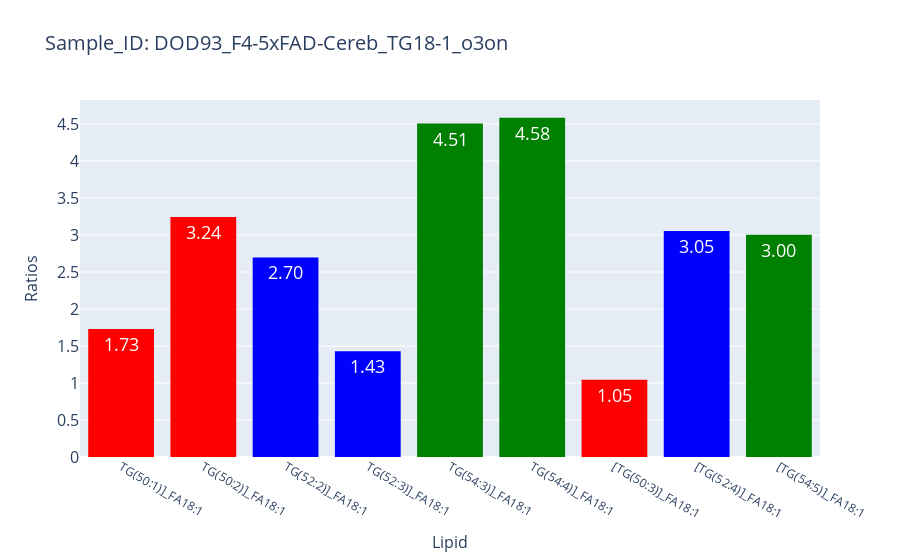
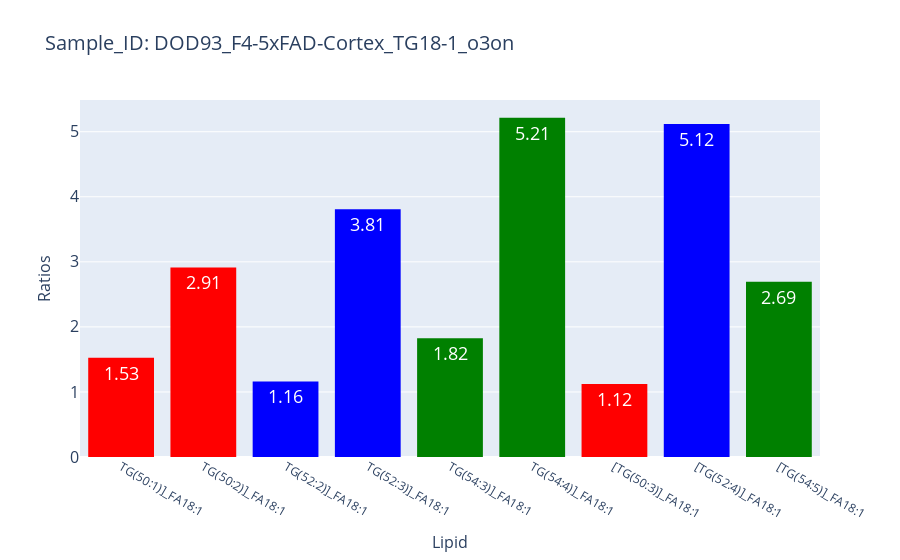
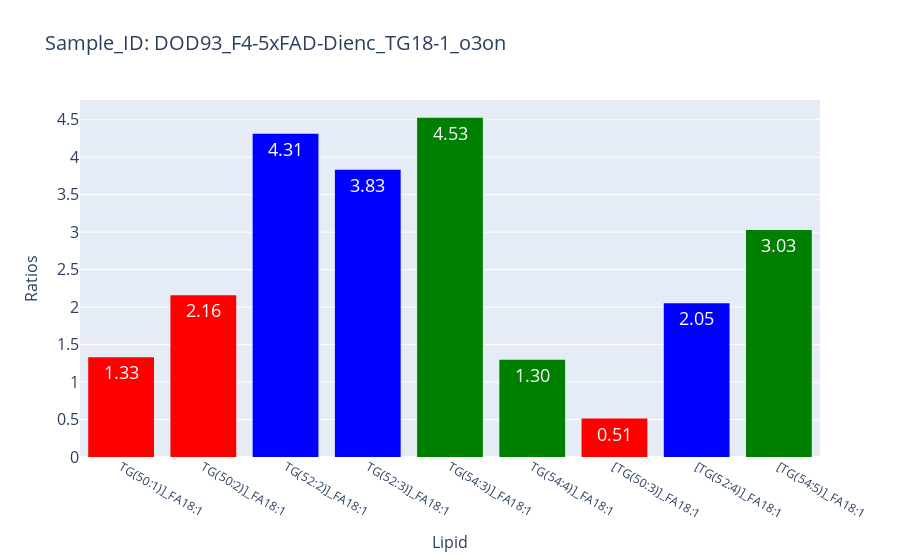
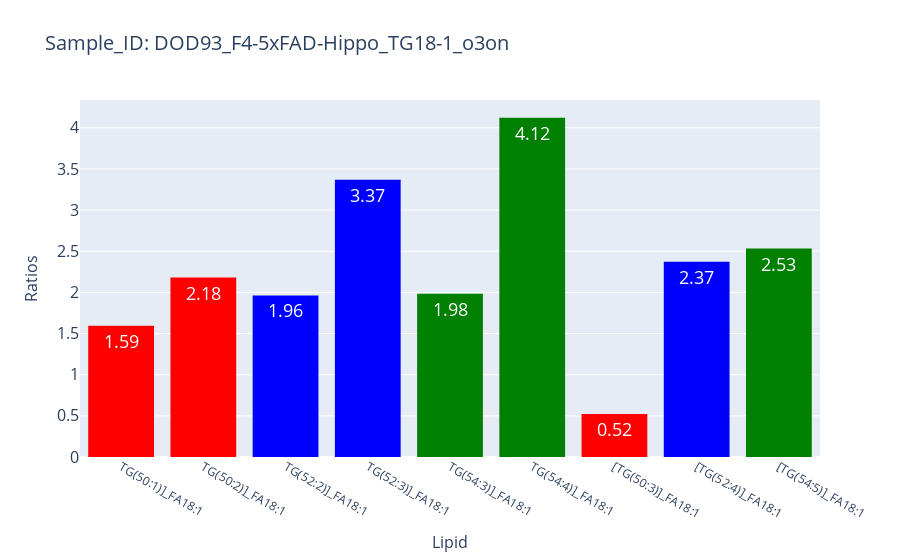

Notebook code cell kept with these figures, in order:
### Markdown cell above
Visualizations

### Code cell
import plotly.express as px
import os

# Create the "Plots" directory if it doesn't exist
os.makedirs("Projects/04_29_23/Plots/filtered_lipids/", exist_ok=True)


# Define color mappings for Lipid patterns
color_mapping = {
    '50': 'red',
    '51': 'brown',
    '52': 'blue',
    '53': 'purple',
    '54': 'green',
}

# Get the unique Sample_IDs
sample_ids = df_matched_4d['Sample_ID'].unique()

# Loop over the unique Sample_IDs
for sample_id in sample_ids:
    
    # Filter the dataframe for the current Sample_ID
    df_sample = df_matched_4d[df_matched_4d['Sample_ID'] == sample_id]
    
    # Assign colors to Lipids based on patterns
    lipid_colors = []
    for lipid in df_sample['Lipid']:
        color = 'gray'  # Default color
        for pattern, pattern_color in color_mapping.items():
            if pattern in lipid:
                color = pattern_color
                break
        lipid_colors.append(color)
    
    # Create the bar plot
    fig = px.bar(df_sample, x='Lipid', y='Ratios', text='Ratios', title=f'Bar Plot for Sample_ID: {sample_id}',
                 color_discrete_map=color_mapping)
    
    # Apply colors to the bars
    fig.update_traces(
        marker_color=lipid_colors,
        texttemplate='%{text:.2f}',
        textposition='auto',
        marker_line_width=0
    )
    
    # Customize the layout
    fig.update_layout(
        uniformtext_minsize=18,
        uniformtext_mode='hide',
        xaxis=dict(
            title='Lipid',
            titlefont=dict(size=16)
        ),
        yaxis=dict(
            title='Ratios',
            titlefont=dict(size=16),
            tickfont=dict(size=16)  # Set the font size of y-axis labels
        ),
        legend=dict(
            title='Lipid Patterns',
            tracegroupgap=50,
            itemsizing='constant'
        ),
        title=dict(
            text=f'Sample_ID: {sample_id}',
            font=dict(size=20)  # Set the title font size
        )
    )
    # Save the plot as an image
    file_name = f"Projects/04_29_23/Plots/filtered_lipids//plot_{sample_id}.png"
    fig.write_image(file_name)
    
    # Show plot
    fig.show()

### Figure 1 — Plotly figure (JSON) as saved in the notebook; plotly's stock layout.template omitted (floating-point values rounded to 4 significant figures)
{"data": [{"alignmentgroup": "True", "hovertemplate": "Lipid=%{x}<br>Ratios=%{text}<extra></extra>", "legendgroup": "", "marker": {"color": ["red", "red", "red", "red", "red", "red", "red", "red", "blue", "blue", "blue", "blue", "blue", "blue", "blue", "blue", "green", "green", "green", "green", "green", "green", "green", "green", "red", "red", "red", "red", "blue", "blue", "blue", "blue", "green", "green", "green", "green"], "line": {"width": 0}}, "name": "", "offsetgroup": "", "orientation": "v", "showlegend": false, "text": [1.73, null, null, null, 3.244, null, null, null, 2.697, null, null, null, 1.428, null, null, null, 4.507, null, null, null, 4.584, null, null, null, 1.046, null, null, null, 3.053, null, null, null, 3.004, null, null, null], "textposition": "auto", "texttemplate": "%{text:.2f}", "type": "bar", "x": ["TG(50:1)]_FA18:1", "TG(50:1)]_FA18:1", "TG(50:1)]_FA18:1", "TG(50:1)]_FA18:1", "TG(50:2)]_FA18:1", "TG(50:2)]_FA18:1", "TG(50:2)]_FA18:1", "TG(50:2)]_FA18:1", "TG(52:2)]_FA18:1", "TG(52:2)]_FA18:1", "TG(52:2)]_FA18:1", "TG(52:2)]_FA18:1", "TG(52:3)]_FA18:1", "TG(52:3)]_FA18:1", "TG(52:3)]_FA18:1", "TG(52:3)]_FA18:1", "TG(54:3)]_FA18:1", "TG(54:3)]_FA18:1", "TG(54:3)]_FA18:1", "TG(54:3)]_FA18:1", "TG(54:4)]_FA18:1", "TG(54:4)]_FA18:1", "TG(54:4)]_FA18:1", "TG(54:4)]_FA18:1", "[TG(50:3)]_FA18:1", "[TG(50:3)]_FA18:1", "[TG(50:3)]_FA18:1", "[TG(50:3)]_FA18:1", "[TG(52:4)]_FA18:1", "[TG(52:4)]_FA18:1", "[TG(52:4)]_FA18:1", "[TG(52:4)]_FA18:1", "[TG(54:5)]_FA18:1", "[TG(54:5)]_FA18:1", "[TG(54:5)]_FA18:1", "[TG(54:5)]_FA18:1"], "xaxis": "x", "y": [1.73, null, null, null, 3.244, null, null, null, 2.697, null, null, null, 1.428, null, null, null, 4.507, null, null, null, 4.584, null, null, null, 1.046, null, null, null, 3.053, null, null, null, 3.004, null, null, null], "yaxis": "y"}], "layout": {"barmode": "relative", "legend": {"itemsizing": "constant", "title": {"text": "Lipid Patterns"}, "tracegroupgap": 50}, "title": {"font": {"size": 20}, "text": "Sample_ID: DOD93_F4-5xFAD-Cereb_TG18-1_o3on"}, "uniformtext": {"minsize": 18, "mode": "hide"}, "xaxis": {"anchor": "y", "domain": [0, 1], "title": {"font": {"size": 16}, "text": "Lipid"}}, "yaxis": {"anchor": "x", "domain": [0, 1], "tickfont": {"size": 16}, "title": {"font": {"size": 16}, "text": "Ratios"}}}}

### Figure 2 — Plotly figure (JSON) as saved in the notebook; plotly's stock layout.template omitted (floating-point values rounded to 4 significant figures)
{"data": [{"alignmentgroup": "True", "hovertemplate": "Lipid=%{x}<br>Ratios=%{text}<extra></extra>", "legendgroup": "", "marker": {"color": ["red", "red", "red", "red", "red", "red", "red", "red", "blue", "blue", "blue", "blue", "blue", "blue", "blue", "blue", "green", "green", "green", "green", "green", "green", "green", "green", "green", "green", "red", "red", "red", "red", "blue", "blue", "blue", "blue", "green", "green", "green", "green"], "line": {"width": 0}}, "name": "", "offsetgroup": "", "orientation": "v", "showlegend": false, "text": [1.527, null, null, null, 2.913, null, null, null, 1.161, null, null, null, 3.807, null, null, null, 1.825, null, null, null, null, 5.213, null, null, null, null, 1.122, null, null, null, 5.121, null, null, null, 2.694, null, null, null], "textposition": "auto", "texttemplate": "%{text:.2f}", "type": "bar", "x": ["TG(50:1)]_FA18:1", "TG(50:1)]_FA18:1", "TG(50:1)]_FA18:1", "TG(50:1)]_FA18:1", "TG(50:2)]_FA18:1", "TG(50:2)]_FA18:1", "TG(50:2)]_FA18:1", "TG(50:2)]_FA18:1", "TG(52:2)]_FA18:1", "TG(52:2)]_FA18:1", "TG(52:2)]_FA18:1", "TG(52:2)]_FA18:1", "TG(52:3)]_FA18:1", "TG(52:3)]_FA18:1", "TG(52:3)]_FA18:1", "TG(52:3)]_FA18:1", "TG(54:3)]_FA18:1", "TG(54:3)]_FA18:1", "TG(54:3)]_FA18:1", "TG(54:3)]_FA18:1", "TG(54:3)]_FA18:1", "TG(54:4)]_FA18:1", "TG(54:4)]_FA18:1", "TG(54:4)]_FA18:1", "TG(54:4)]_FA18:1", "TG(54:4)]_FA18:1", "[TG(50:3)]_FA18:1", "[TG(50:3)]_FA18:1", "[TG(50:3)]_FA18:1", "[TG(50:3)]_FA18:1", "[TG(52:4)]_FA18:1", "[TG(52:4)]_FA18:1", "[TG(52:4)]_FA18:1", "[TG(52:4)]_FA18:1", "[TG(54:5)]_FA18:1", "[TG(54:5)]_FA18:1", "[TG(54:5)]_FA18:1", "[TG(54:5)]_FA18:1"], "xaxis": "x", "y": [1.527, null, null, null, 2.913, null, null, null, 1.161, null, null, null, 3.807, null, null, null, 1.825, null, null, null, null, 5.213, null, null, null, null, 1.122, null, null, null, 5.121, null, null, null, 2.694, null, null, null], "yaxis": "y"}], "layout": {"barmode": "relative", "legend": {"itemsizing": "constant", "title": {"text": "Lipid Patterns"}, "tracegroupgap": 50}, "title": {"font": {"size": 20}, "text": "Sample_ID: DOD93_F4-5xFAD-Cortex_TG18-1_o3on"}, "uniformtext": {"minsize": 18, "mode": "hide"}, "xaxis": {"anchor": "y", "domain": [0, 1], "title": {"font": {"size": 16}, "text": "Lipid"}}, "yaxis": {"anchor": "x", "domain": [0, 1], "tickfont": {"size": 16}, "title": {"font": {"size": 16}, "text": "Ratios"}}}}

### Figure 3 — Plotly figure (JSON) as saved in the notebook; plotly's stock layout.template omitted (floating-point values rounded to 4 significant figures)
{"data": [{"alignmentgroup": "True", "hovertemplate": "Lipid=%{x}<br>Ratios=%{text}<extra></extra>", "legendgroup": "", "marker": {"color": ["red", "red", "red", "red", "red", "red", "red", "red", "blue", "blue", "blue", "blue", "blue", "blue", "blue", "blue", "green", "green", "green", "green", "green", "green", "green", "green", "green", "green", "red", "red", "red", "red", "blue", "blue", "blue", "blue", "green", "green", "green", "green"], "line": {"width": 0}}, "name": "", "offsetgroup": "", "orientation": "v", "showlegend": false, "text": [1.33, null, null, null, 2.16, null, null, null, 4.313, null, null, null, 3.834, null, null, null, 4.525, null, null, null, null, 1.297, null, null, null, null, 0.5122, null, null, null, 2.053, null, null, null, 3.03, null, null, null], "textposition": "auto", "texttemplate": "%{text:.2f}", "type": "bar", "x": ["TG(50:1)]_FA18:1", "TG(50:1)]_FA18:1", "TG(50:1)]_FA18:1", "TG(50:1)]_FA18:1", "TG(50:2)]_FA18:1", "TG(50:2)]_FA18:1", "TG(50:2)]_FA18:1", "TG(50:2)]_FA18:1", "TG(52:2)]_FA18:1", "TG(52:2)]_FA18:1", "TG(52:2)]_FA18:1", "TG(52:2)]_FA18:1", "TG(52:3)]_FA18:1", "TG(52:3)]_FA18:1", "TG(52:3)]_FA18:1", "TG(52:3)]_FA18:1", "TG(54:3)]_FA18:1", "TG(54:3)]_FA18:1", "TG(54:3)]_FA18:1", "TG(54:3)]_FA18:1", "TG(54:3)]_FA18:1", "TG(54:4)]_FA18:1", "TG(54:4)]_FA18:1", "TG(54:4)]_FA18:1", "TG(54:4)]_FA18:1", "TG(54:4)]_FA18:1", "[TG(50:3)]_FA18:1", "[TG(50:3)]_FA18:1", "[TG(50:3)]_FA18:1", "[TG(50:3)]_FA18:1", "[TG(52:4)]_FA18:1", "[TG(52:4)]_FA18:1", "[TG(52:4)]_FA18:1", "[TG(52:4)]_FA18:1", "[TG(54:5)]_FA18:1", "[TG(54:5)]_FA18:1", "[TG(54:5)]_FA18:1", "[TG(54:5)]_FA18:1"], "xaxis": "x", "y": [1.33, null, null, null, 2.16, null, null, null, 4.313, null, null, null, 3.834, null, null, null, 4.525, null, null, null, null, 1.297, null, null, null, null, 0.5122, null, null, null, 2.053, null, null, null, 3.03, null, null, null], "yaxis": "y"}], "layout": {"barmode": "relative", "legend": {"itemsizing": "constant", "title": {"text": "Lipid Patterns"}, "tracegroupgap": 50}, "title": {"font": {"size": 20}, "text": "Sample_ID: DOD93_F4-5xFAD-Dienc_TG18-1_o3on"}, "uniformtext": {"minsize": 18, "mode": "hide"}, "xaxis": {"anchor": "y", "domain": [0, 1], "title": {"font": {"size": 16}, "text": "Lipid"}}, "yaxis": {"anchor": "x", "domain": [0, 1], "tickfont": {"size": 16}, "title": {"font": {"size": 16}, "text": "Ratios"}}}}

### Figure 4 — Plotly figure (JSON) as saved in the notebook; plotly's stock layout.template omitted (floating-point values rounded to 4 significant figures)
{"data": [{"alignmentgroup": "True", "hovertemplate": "Lipid=%{x}<br>Ratios=%{text}<extra></extra>", "legendgroup": "", "marker": {"color": ["red", "red", "red", "red", "red", "red", "red", "red", "blue", "blue", "blue", "blue", "blue", "blue", "blue", "blue", "green", "green", "green", "green", "green", "green", "green", "green", "green", "green", "red", "red", "red", "red", "blue", "blue", "blue", "blue", "green", "green", "green", "green"], "line": {"width": 0}}, "name": "", "offsetgroup": "", "orientation": "v", "showlegend": false, "text": [1.594, null, null, null, 2.18, null, null, null, 1.963, null, null, null, 3.37, null, null, null, 1.985, null, null, null, null, 4.121, null, null, null, null, 0.5233, null, null, null, 2.371, null, null, null, 2.533, null, null, null], "textposition": "auto", "texttemplate": "%{text:.2f}", "type": "bar", "x": ["TG(50:1)]_FA18:1", "TG(50:1)]_FA18:1", "TG(50:1)]_FA18:1", "TG(50:1)]_FA18:1", "TG(50:2)]_FA18:1", "TG(50:2)]_FA18:1", "TG(50:2)]_FA18:1", "TG(50:2)]_FA18:1", "TG(52:2)]_FA18:1", "TG(52:2)]_FA18:1", "TG(52:2)]_FA18:1", "TG(52:2)]_FA18:1", "TG(52:3)]_FA18:1", "TG(52:3)]_FA18:1", "TG(52:3)]_FA18:1", "TG(52:3)]_FA18:1", "TG(54:3)]_FA18:1", "TG(54:3)]_FA18:1", "TG(54:3)]_FA18:1", "TG(54:3)]_FA18:1", "TG(54:3)]_FA18:1", "TG(54:4)]_FA18:1", "TG(54:4)]_FA18:1", "TG(54:4)]_FA18:1", "TG(54:4)]_FA18:1", "TG(54:4)]_FA18:1", "[TG(50:3)]_FA18:1", "[TG(50:3)]_FA18:1", "[TG(50:3)]_FA18:1", "[TG(50:3)]_FA18:1", "[TG(52:4)]_FA18:1", "[TG(52:4)]_FA18:1", "[TG(52:4)]_FA18:1", "[TG(52:4)]_FA18:1", "[TG(54:5)]_FA18:1", "[TG(54:5)]_FA18:1", "[TG(54:5)]_FA18:1", "[TG(54:5)]_FA18:1"], "xaxis": "x", "y": [1.594, null, null, null, 2.18, null, null, null, 1.963, null, null, null, 3.37, null, null, null, 1.985, null, null, null, null, 4.121, null, null, null, null, 0.5233, null, null, null, 2.371, null, null, null, 2.533, null, null, null], "yaxis": "y"}], "layout": {"barmode": "relative", "legend": {"itemsizing": "constant", "title": {"text": "Lipid Patterns"}, "tracegroupgap": 50}, "title": {"font": {"size": 20}, "text": "Sample_ID: DOD93_F4-5xFAD-Hippo_TG18-1_o3on"}, "uniformtext": {"minsize": 18, "mode": "hide"}, "xaxis": {"anchor": "y", "domain": [0, 1], "title": {"font": {"size": 16}, "text": "Lipid"}}, "yaxis": {"anchor": "x", "domain": [0, 1], "tickfont": {"size": 16}, "title": {"font": {"size": 16}, "text": "Ratios"}}}}
